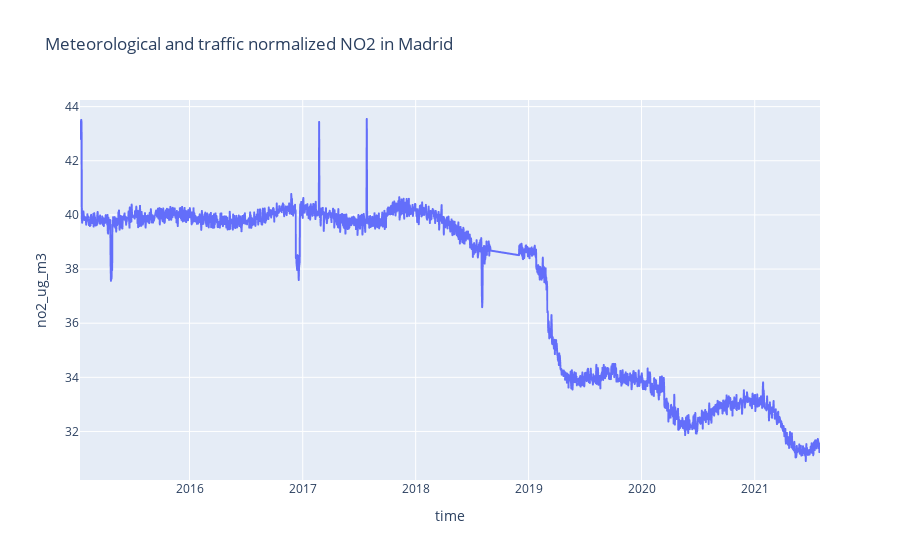

Notebook cell for this chart:
### Code cell
pd.options.plotting.backend = "plotly"
aq_normalized_df_zone = aq_normalized_df.groupby(["time","zone"]).mean().reset_index()
fig = aq_normalized_df_zone[aq_normalized_df_zone.zone==1].plot(x="time",y="no2_ug_m3",title="Meteorological and traffic normalized NO2 in Madrid")
fig.show()

### Figure 1 — Plotly figure (JSON) as saved in the notebook; plotly's stock layout.template omitted (floating-point values rounded to 4 significant figures; data arrays with more than 128 entries replaced by an {"elided": "..."} marker saying what was removed)
{"data": [{"hovertemplate": "time=%{x}<br>no2_ug_m3=%{y}<extra></extra>", "legendgroup": "", "line": {"color": "#636efa", "dash": "solid"}, "marker": {"symbol": "circle"}, "mode": "lines", "name": "", "showlegend": false, "type": "scattergl", "x": {"elided": "2281 str values"}, "xaxis": "x", "y": {"elided": "2281 float values"}, "yaxis": "y"}], "layout": {"legend": {"tracegroupgap": 0}, "title": {"text": "Meteorological and traffic normalized NO2 in Madrid"}, "xaxis": {"anchor": "y", "domain": [0, 1], "title": {"text": "time"}}, "yaxis": {"anchor": "x", "domain": [0, 1], "title": {"text": "no2_ug_m3"}}}}
